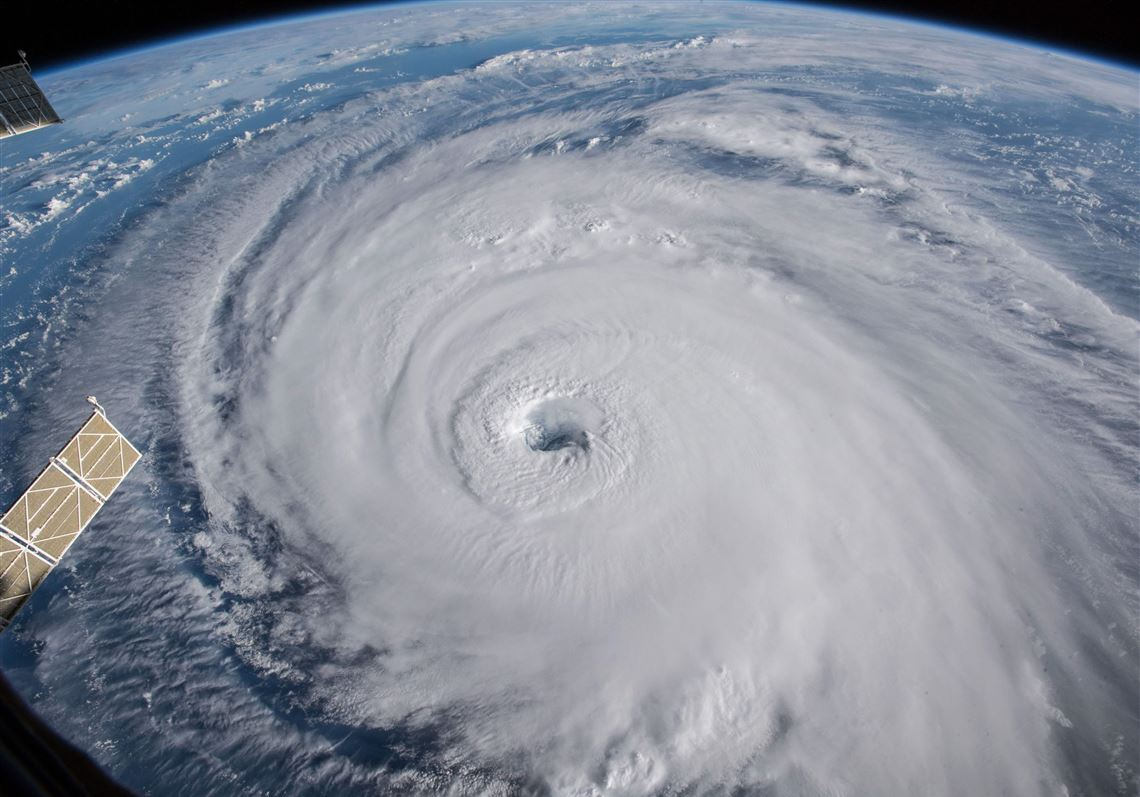
#> input picture storm.jpg, 1140 x 797 px
$ python color_picker.py --image storm.jpg
#> lines starting #> are read from the running program, lines starting #| are printed output that depends on the picture; after the words box and inside, x2 and y2 are one past the last pixel; in counts of white or black regions, pixels touching at a corner belong together
import argparse
import cv2
import imutils
import numpy as np

colors = []
lower = np.array([0, 0, 0])
upper = np.array([0, 0, 0])


def on_mouse_click(event, x, y, flags, image):
    if event == cv2.EVENT_LBUTTONUP:
        colors.append(image[y,x].tolist())


def on_trackbar_change(position):
    return

# Parse command line arguments
parser = argparse.ArgumentParser()
parser.add_argument("-i", "--image", required=True, help="path to the image file")
parser.add_argument("-l", "--lower", help="HSV lower bounds")
parser.add_argument("-u", "--upper", help="HSV upper bounds")
args = vars(parser.parse_args())

# Parse lower and upper bounds arguments (--lower "1, 2, 3" --upper "4, 5, 6")
if args["lower"] and args["upper"]:
    lower = np.fromstring(args["lower"], sep=",")
    upper = np.fromstring(args["upper"], sep=",")

# Load image, resize to 600 width, and convert color to HSV
image = cv2.imread(args["image"])
#> image is the input picture: shape (797, 1140, 3); mean B, G, R 153.9, 141.3, 134.6
image = imutils.resize(image, width=600)
#> image: shape (419, 600, 3)
hsv = cv2.cvtColor(image, cv2.COLOR_BGR2HSV)
#> hsv: shape (419, 600, 3); mean H, S, V 111.1, 40.5, 154.4

# Create window
cv2.namedWindow('image')

# Set mouse callback to capture HSV value on click
cv2.setMouseCallback("image", on_mouse_click, hsv)
cv2.createTrackbar("Min H", "image", int(lower[0]), 255, on_trackbar_change)
#> slider 'Min H' is set to 51
cv2.createTrackbar("Min S", "image", int(lower[1]), 255, on_trackbar_change)
#> slider 'Min S' is set to 51
cv2.createTrackbar("Min V", "image", int(lower[2]), 255, on_trackbar_change)
#> slider 'Min V' is set to 51
cv2.createTrackbar("Max H", "image", int(upper[0]), 255, on_trackbar_change)
#> slider 'Max H' is set to 255
cv2.createTrackbar("Max S", "image", int(upper[1]), 255, on_trackbar_change)
#> slider 'Max S' is set to 255
cv2.createTrackbar("Max V", "image", int(upper[2]), 255, on_trackbar_change)
#> slider 'Max V' is set to 255

# Show HSV image
cv2.imshow("image", hsv)

while True:
    # Get trackbar positions and set lower/upper bounds
    lower[0] = cv2.getTrackbarPos("Min H", "image")
    lower[1] = cv2.getTrackbarPos("Min S", "image")
    lower[2] = cv2.getTrackbarPos("Min V", "image")
    upper[0] = cv2.getTrackbarPos("Max H", "image")
    upper[1] = cv2.getTrackbarPos("Max S", "image")
    upper[2] = cv2.getTrackbarPos("Max V", "image")

    # Create a range mask then erode and dilate to reduce noise
    mask = cv2.inRange(hsv, lower, upper)
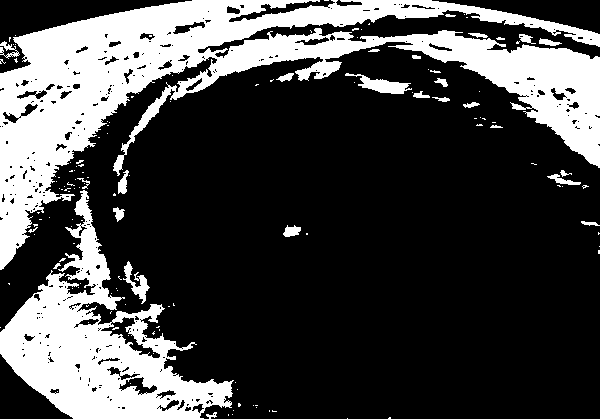
#> mask: shape (419, 600); 27.2% white; 140 white regions (111 under 20 px), largest, box (x1, y1, x2, y2) and area: (0, 0, 600, 270) 45865, (0, 190, 234, 419) 19465, (345, 73, 412, 94) 572
    mask = cv2.erode(mask, None, iterations=2)
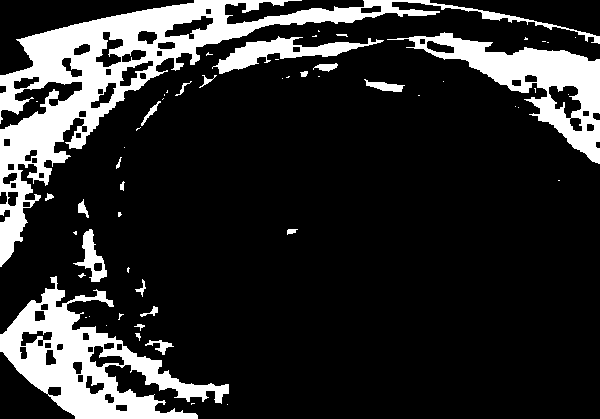
#> mask: shape (419, 600); 17.5% white; 56 white regions (34 under 20 px), largest, box (x1, y1, x2, y2) and area: (0, 0, 600, 267) 20721, (0, 276, 229, 419) 11358, (387, 32, 600, 164) 7663
    mask = cv2.dilate(mask, None, iterations=2)
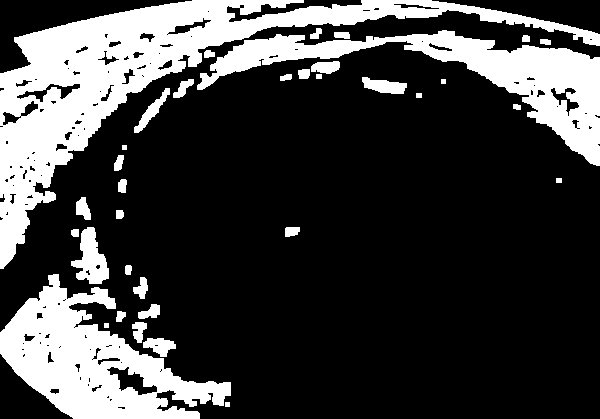
#> mask: shape (419, 600); 25% white; 35 white regions, largest, box (x1, y1, x2, y2) and area: (0, 0, 600, 269) 28936, (0, 274, 231, 419) 15283, (197, 30, 600, 166) 13463

    # Show range mask
    cv2.imshow("mask", mask)

    key = cv2.waitKey(1) & 0xFF
#> (key q is pressed here)

    if key == ord("q"):
        break

cv2.destroyAllWindows()

if not colors:
    exit()
#> (the program exits here)
